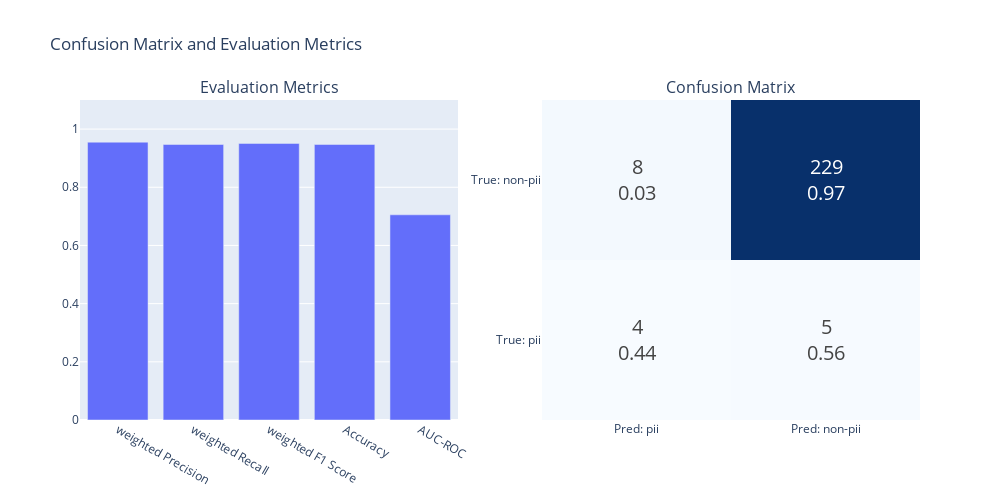

The code cell stored with this chart in its notebook:
### Code cell
plot_cassed_results(true, predictions)

### Figure 1 — Plotly figure (JSON) as saved in the notebook; plotly's stock layout.template omitted (floating-point values rounded to 4 significant figures)
{"data": [{"showlegend": false, "type": "bar", "x": ["weighted Precision", "weighted Recall", "weighted F1 Score", "Accuracy", "AUC-ROC"], "xaxis": "x", "y": [0.955, 0.9472, 0.9508, 0.9472, 0.7053], "yaxis": "y"}, {"colorscale": [[0, "rgb(247,251,255)"], [0.125, "rgb(222,235,247)"], [0.25, "rgb(198,219,239)"], [0.375, "rgb(158,202,225)"], [0.5, "rgb(107,174,214)"], [0.625, "rgb(66,146,198)"], [0.75, "rgb(33,113,181)"], [0.875, "rgb(8,81,156)"], [1, "rgb(8,48,107)"]], "showscale": false, "text": [["4<br>0.44", "5<br>0.56"], ["8<br>0.03", "229<br>0.97"]], "textfont": {"size": 20}, "texttemplate": "%{text}", "type": "heatmap", "x": ["Pred: pii", "Pred: non-pii"], "xaxis": "x2", "y": ["True: pii", "True: non-pii"], "yaxis": "y2", "z": [[4, 5], [8, 229]]}], "layout": {"annotations": [{"font": {"size": 16}, "showarrow": false, "text": "Evaluation Metrics", "x": 0.225, "xanchor": "center", "xref": "paper", "y": 1, "yanchor": "bottom", "yref": "paper"}, {"font": {"size": 16}, "showarrow": false, "text": "Confusion Matrix", "x": 0.775, "xanchor": "center", "xref": "paper", "y": 1, "yanchor": "bottom", "yref": "paper"}], "height": 500, "showlegend": false, "title": {"text": "Confusion Matrix and Evaluation Metrics"}, "width": 1000, "xaxis": {"anchor": "y", "domain": [0, 0.45]}, "xaxis2": {"anchor": "y2", "domain": [0.55, 1]}, "yaxis": {"anchor": "x", "domain": [0, 1], "range": [0, 1.1]}, "yaxis2": {"anchor": "x2", "domain": [0, 1]}}}
